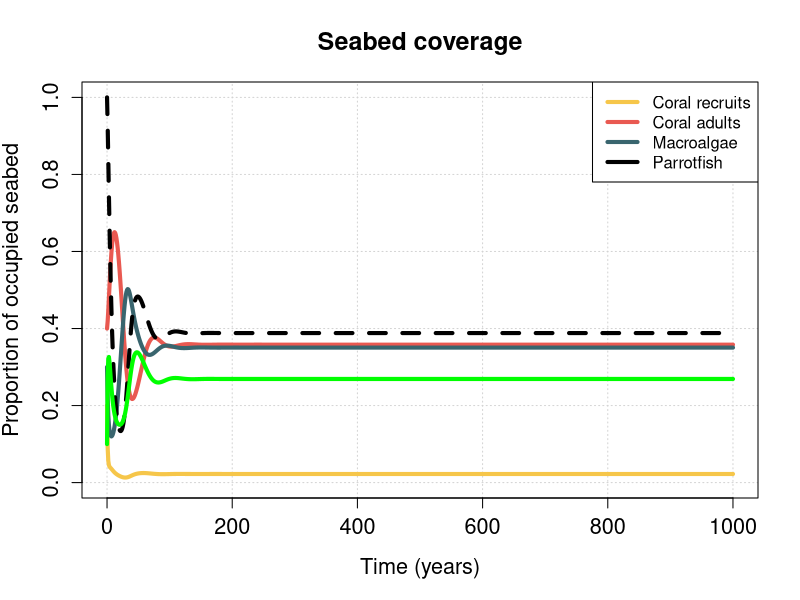
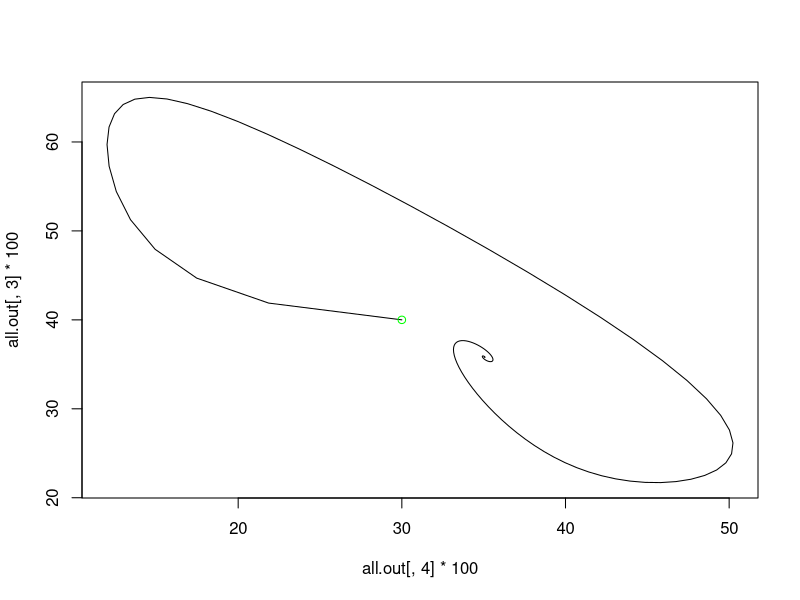
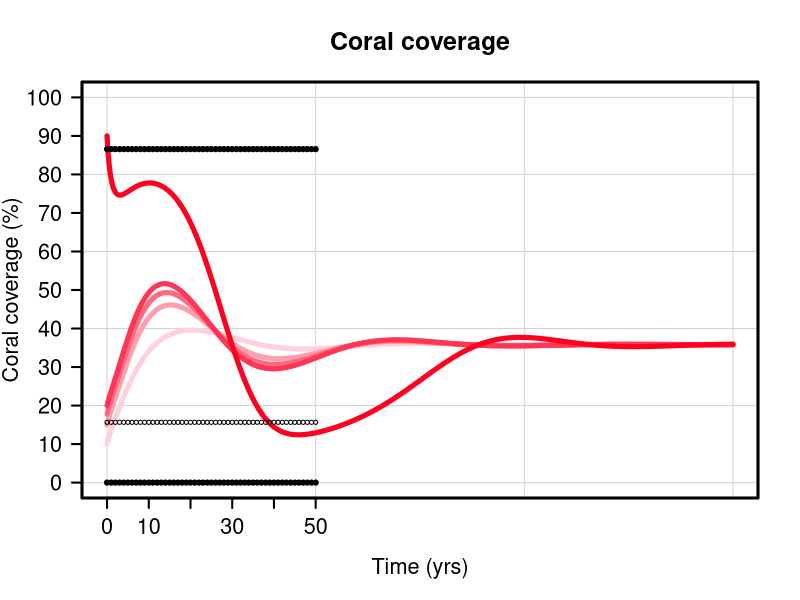

These figures' R source, in order: (Note: this script raises an error after producing the figures.)
library(deSolve)
library(fields)



# Parameters
k <- 0.25
w <- 0.4
a <- 0.2
s <- 0.95
n <- 0.5
g <- 0.4
b <- 0.2
m <- 0.05
z <- 0.64
o <- 4
h <- 0.1
e <- 0.2     # ranges between 0 and 1
beta <- 10
f <- 0.2 # from Blackwood et al 2010


# Initial conditions
R <- 0.2
C <- 0.4
M <- 0.3
G <- 1
B <- 1 - R - C - M

times <- seq(0,1000,1)

derivative = function(t,y,param){
  R = y[1]
  C = y[2]
  M = y[3]
  G = y[4]
  
  dR = k*(w*C + e)*(1 - R - C - M) - a*R - s*R*M - n*R
  dC = a*R + g*C*(1 - R - C - M) - b*C*M - m*C
  dM = s*M*(1 - C - M) + b*C*M - z*M*G - h*M
  dG = (z*M*G*(1 - (G/(beta*(C)))) - f*G)
  
  list(c(dR,dC,dM,dG))
}

init <- c(R,C,M,G)
all.out <- ode(init, times, derivative, parms=NULL, method = vode )

# blank space
B <- 1 - all.out[,2] - all.out[,3] - all.out[,4]

#RESULTS upto the timestep at which the integration failed
maxtime <- times[1:length(all.out[,1])]

plot(x = maxtime, y = all.out[,2], type = "l", main = "Seabed coverage",
     ylab = "Proportion of occupied seabed", xlab = "Time (years)", ylim=c(0,1),
     pch = 3, lwd = 4, col = '#F6C64A', cex.main = 1.5, cex.axis=1.3, cex.lab=1.3,
     panel.first = grid())

lines(x = maxtime, y = all.out[,3], type = "l",
      pch = 3, lwd = 4, col = '#E95951')
lines(x = maxtime, y = all.out[,4], type = "l",
      pch = 3, lwd = 4, col = '#39656E')
lines(x = maxtime, y = all.out[,5], type = "l",
      pch = 3, lwd = 4, col = "black", lty = 2)
lines(x = maxtime, y = B, type = "l",
      pch = 3, lwd = 4, col = "green")


legend(x = "topright",
       legend = c("Coral recruits", "Coral adults", "Macroalgae", "Parrotfish"),
       lty = 1,
       col = c('#F6C64A', '#E95951', "#39656E", "black"),
       lwd = 4)

# PHASE PLOT
plot(all.out[,4]*100, all.out[,3]*100, type = "l")
points(all.out[1,4]*100, all.out[1,3]*100, col = "green")

# #RESULTS
# plot(x = times, y = all.out[,2], type = "l", main = "Seabed coverage",
#      ylab = "Proportion of occupied seabed", xlab = "Time (years)", ylim=c(0,1),
#      pch = 3, lwd = 4, col = '#F6C64A', cex.main = 1.5, cex.axis=1.3, cex.lab=1.3,
#      panel.first = grid())
# 
# lines(x = times, y = all.out[,3], type = "l",
#       pch = 3, lwd = 4, col = '#E95951')
# lines(x = times, y = all.out[,4], type = "l",
#       pch = 3, lwd = 4, col = '#39656E')
# lines(x = times, y = all.out[,5], type = "l",
#       pch = 3, lwd = 4, col = "black", lty = 2)
# 
# 
# legend(x = "topright",
#        legend = c("Coral recruits", "Coral adults", "Macroalgae", "Parrotfish"),
#        lty = 1,
#        col = c('#F6C64A', '#E95951', "#39656E", "black"),
#        lwd = 4)


##################################################################################################################################
# CORAL COVERAGE EQUILIBRIUM AND INSTABILITY ANALYSIS

times <- seq(0,150,0.1)
e <- 0.2
num_scenarios <- 1000
c_values <- c(0.10, 0.15, 0.166, 0.20, 0.25)

R <- 0.2
M <- 0.3
G <- 1
init_values <- list(c(R, 0.10, M, G ), 
                    c(R, 0.15, M, G ), 
                    c(R, 0.1777,M , G ), 
                    c(R, 0.20, M, G ), 
                    c(R, 0.9, M, G ))

corals.out <- list()
for (i in 1:length(init_values)) {
  temp.out <- ode(init_values[[i]], times, derivative, parms=NULL)
  corals.out <- append(corals.out, list(temp.out))
  print(tail(temp.out))
}



#RESULTS
coral_palette <- colorRampPalette(c("#FFD1DC", "#FFB6C1", "#FF98A8", "#FF7A8F", "#FF5C75", "#FF3E5C", "#FF2042", "#FF001E"))
plot(x=times, y=corals.out[[1]][,3]*100, type="l", main="Coral coverage",
     ylab="Coral coverage (%)", xlab="Time (yrs)", ylim=c(0, 100),
     pch=1, lwd=5, col=coral_palette(length(init_values)), cex.main=1.5, cex.axis=1.3, cex.lab=1.3,
     panel.first=grid(lty=1, col='lightgrey'), axes=0)

for (i in 2:length(init_values)) {
  lines(x = times, y = corals.out[[i]][,3]*100, type = "l",
        pch = 1, lwd = 5, col = coral_palette(length(init_values))[i])
}


for (x in seq(0, 50, 1)) {symbols(x, 15.65, circles = 0.5, inches = FALSE, add = TRUE, fg = "black", lty = NULL, lwd = 1)}
for (x in seq(0, 50, 1)) {symbols(x, 86.57404, circles = 0.5, inches = FALSE, add = TRUE, fg = "black", bg = "black", lty = NULL, lwd = 2)}
for (x in seq(0, 50, 1)) {symbols(x, 0, circles = 0.5, inches = FALSE, add = TRUE, fg = "black", bg = "black", lty = NULL, lwd = 2)}
box(lwd=3)
axis(side = 2, at = seq(0, 100, 10), lwd = 2, xaxs = "i", las = 1, cex.axis = 1.3)
axis(side = 1, at = seq(0, 50, 10), lwd = 2, yaxs = "i", cex.axis = 1.3)

##################################################################################################################################
# PHASE PLOT (CORAL vs MACROALGAE) e=0.2
e <- 0.2
num_scenarios <- 1000
init_values <- list()

# Random scenarios
for (i in 1:num_scenarios) {
  init <- runif(4)
  init <- init / sum(init)
  init <- init[1:3]
  init[4] <- 1
  init_values <- append(init_values, list(init))
}

# #Not so random scenario
# values <- seq(0,1,0.1)
# init_values <- list()
# for (c in 1:10){
#   C <- values[c]
#   
#   for (m in 1:(10*(1-C))) {
#     M <- values[m] 
#     R <- runif(1, 0, 1-C-M)
#     
#     init <- c(R,C,M)
#     
#     init_values <- append(init_values, list(init))
#   }
# }
# 
# num_scenarios_per_value <- 20  # Number of scenarios per value of C or M
# C_values <- seq(0.1, 0.9, 0.1)  # Values of C from 0.1 to 0.9 with spacing 0.1
# M_values <- seq(0.1, 0.9, 0.1)  # Values of M from 0.1 to 0.9 with spacing 0.1
# 
# init_values <- list()
# 
# for (C in C_values) {
#   for (M in M_values) {
#     if (C+M >= 1){
#       break
#     }
#     for (i in 1:num_scenarios_per_value) {
#       # Calculate the remaining free space
#       R_free_space <- 1 - C - M
# 
#       # Randomly assign the remaining free space to R
#       R <- runif(1, 0, R_free_space)
# 
#       # Store the initial conditions
#       init_values <- append(init_values, list(c(R, C, M)))
#     }
#   }
# }



corals.out <- list()
algae.out <- list()
initcond.out <- list()

for (i in 1:length(init_values)) {
  
  temp.out <- ode(init_values[[i]], times, derivative, parms=NULL)
  initcond.out <- append(initcond.out, temp.out)
  
  if (tail(temp.out[,3], 1) >= 0.8) {
    corals.out <- append(corals.out, list(temp.out))
  } else {
    algae.out <- append(algae.out, list(temp.out))
  }
}


# ISOCLINE ZERO NET GROWTH M
c_values <- seq(0,0.9,0.01) # initial values for coral
m_zg <- numeric(length(c_values))
for (i in seq_along(c_values)){
  c <- c_values[i]
  m_zg[i] = 1 - c + b*c/s - (z/s)*G - h/s
  print(m_zg[i])
}

# ISOCLINE ZERO NET GROWTH C
# m_values <- seq(0,0.9,0.01)
# c_zg <- numeric(length(c_values))
# for (i in seq_along(c_values)){
#   m <- m_values[i]
#   m_zg[i] = 
# }

# Plot phase plane: Corals vs. Macroalgae [color coded]
plot(corals.out[[1]][,4]*100, corals.out[[1]][,3]*100, type="l", xlab="Macroalgae", ylab="Corals", main="Phase plane: Corals vs. Macroalgae (e=0.2)", 
     ylim=c(0,90), xlim=c(0,90), pch = 3, lwd = 1, cex.main = 1.5, cex.axis=1.3, cex.lab=1.3, col="#E95951", axes=0)
lines(algae.out[[1]][,4]*100, algae.out[[1]][,3]*100, type="l", pch = 3, lwd = 1, col="#39656E")

len <- max(length(corals.out),length(algae.out))
for (i in 2:len) {
  if (i < length(algae.out)) {
    lines(algae.out[[i]][,4]*100, algae.out[[i]][,3]*100, type="l", pch = 3, lwd = 1, col="#39656E")
  }
  if (i < length(corals.out)){
    lines(corals.out[[i]][,4]*100, corals.out[[i]][,3]*100, type="l", pch = 3, lwd = 1, col="#E95951")
  }
}
lines(y=c_values*100, x=m_zg*100, type="l", pch = 3, lwd = 3, col="black")
# lines(y=c_zg*100, x=m_values*100, type="l", pch = 3, lwd = 3, col="grey")

box(lwd=3)
axis(side = 2, at = seq(0, 100, 10), lwd = 2, xaxs = "i", las = 1, cex.axis = 1.3)
axis(side = 1, at = seq(0, 100, 10), lwd = 2, yaxs = "i", cex.axis = 1.3)
